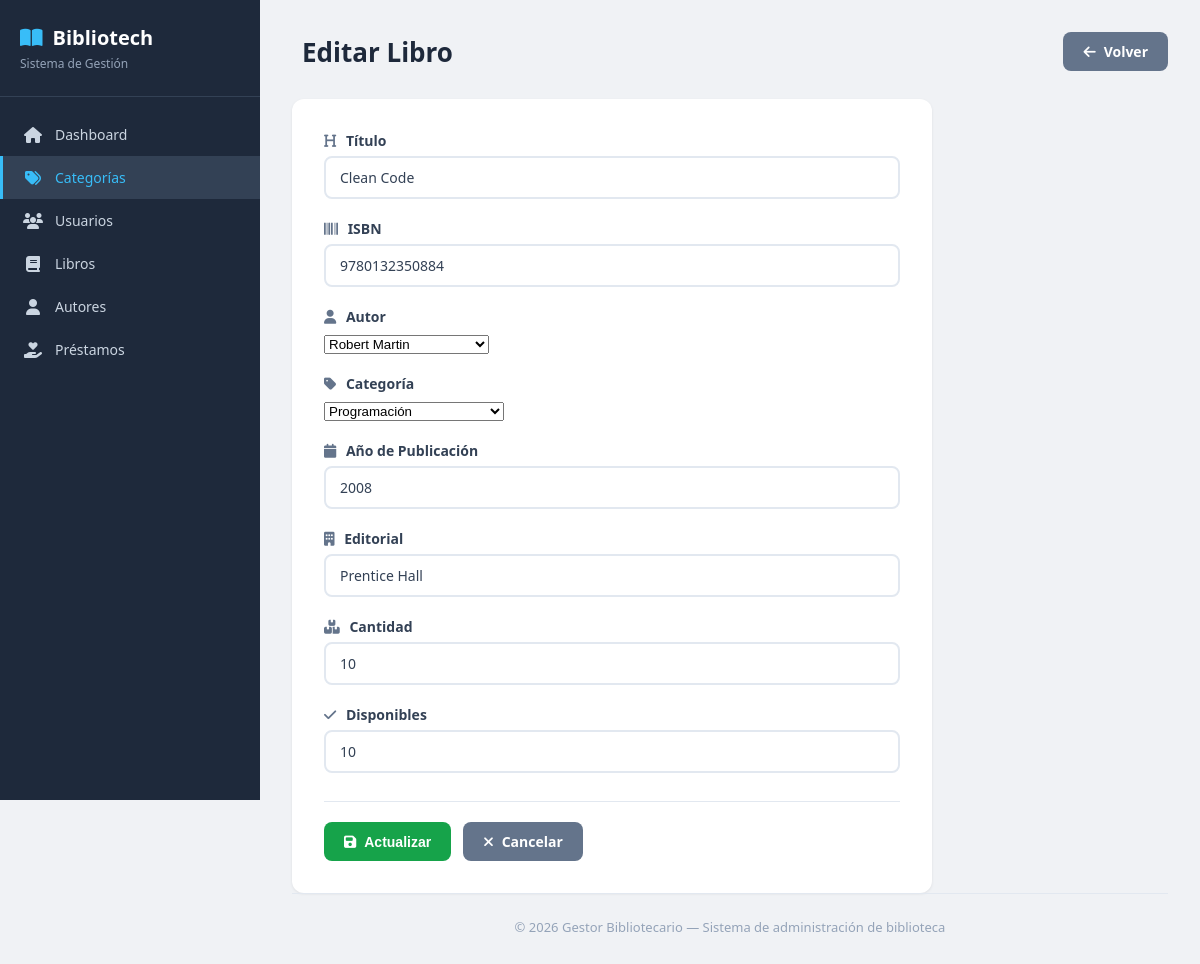
The page /libros/edit.php?id=1 on the database its author committed.
### tables this page shows
CREATE TABLE libros (
    id INT AUTO_INCREMENT PRIMARY KEY,
    titulo VARCHAR(200) NOT NULL,
    isbn VARCHAR(20) NOT NULL UNIQUE,
    anio_publicacion YEAR,
    editorial VARCHAR(150),
    cantidad INT NOT NULL DEFAULT 0,
    disponibles INT NOT NULL DEFAULT 0,
    id_categoria INT NOT NULL,
    fecha_registro TIMESTAMP DEFAULT CURRENT_TIMESTAMP,

    CONSTRAINT fk_libro_categoria
        FOREIGN KEY (id_categoria)
        REFERENCES categorias(id)
);

CREATE TABLE libro_autor (
    id_libro INT NOT NULL,
    id_autor INT NOT NULL,

    PRIMARY KEY (id_libro, id_autor),

    CONSTRAINT fk_la_libro
        FOREIGN KEY (id_libro)
        REFERENCES libros(id)
        ON DELETE CASCADE,

    CONSTRAINT fk_la_autor
        FOREIGN KEY (id_autor)
        REFERENCES autores(id)
        ON DELETE CASCADE
);

CREATE TABLE autores (
    id INT AUTO_INCREMENT PRIMARY KEY,
    nombre VARCHAR(100) NOT NULL,
    apellido VARCHAR(100) NOT NULL,
    nacionalidad VARCHAR(100),
    fecha_nacimiento DATE
);

CREATE TABLE categorias (
    id INT AUTO_INCREMENT PRIMARY KEY,
    nombre VARCHAR(100) NOT NULL UNIQUE,
    descripcion TEXT
);

### libros/edit.php (the view, shortened to what this page needs)
<?php
    require_once "../config/connection.php";
    $id = intval($_GET["id"] ?? 0);
    $stmt = $conn->prepare("SELECT * FROM libros WHERE id = ?");
    $stmt->bind_param("i", $id);
    $stmt->execute();
    $result = $stmt->get_result();
    $libro = $result->fetch_assoc();
    $stmt_libro_autor = $conn->prepare("SELECT id_autor FROM libro_autor WHERE id_libro = ? LIMIT 1");
    $stmt_libro_autor->bind_param("i", $id);
    $stmt_libro_autor->execute();
    $result_libro_autor = $stmt_libro_autor->get_result();
    $libro_autor = $result_libro_autor->fetch_assoc();
    $autor_id = $libro_autor ? $libro_autor['id_autor'] : 0;
    $stmt_autores = $conn->prepare("SELECT id, nombre, apellido FROM autores ORDER BY nombre");
    $stmt_autores->execute();
    $result_autores = $stmt_autores->get_result();
    $stmt_categorias = $conn->prepare("SELECT id, nombre FROM categorias ORDER BY nombre");
    $stmt_categorias->execute();
    $result_categorias = $stmt_categorias->get_result();
?>
<?php include_once "../includes/header.php";  ?>
<div class="page-header">
    <h1><i class="fas fa-book-edit"></i> Editar Libro</h1>
    <a href="index.php" class="btn btn-secondary">
        <i class="fas fa-arrow-left"></i> Volver
    </a>
</div>
<div class="card">
    <form action="update.php" method="POST">
        <div class="form-group">
            <label><i class="fas fa-heading"></i> Título</label>
            <input type="text" name="titulo" value="<?= htmlspecialchars($libro['titulo']) ?>" required>
        </div>
        <div class="form-group">
            <label><i class="fas fa-barcode"></i> ISBN</label>
            <input type="text" name="isbn" value="<?= htmlspecialchars($libro['isbn']) ?>" required>
        </div>
        <div class="form-group">
            <label><i class="fas fa-user"></i> Autor</label>
            <select name="autor_id" required>
                <?php while ($autor = $result_autores->fetch_assoc()): ?>
                    <option value="<?= $autor['id'] ?>" <?= $autor['id'] == $autor_id ? 'selected' : '' ?>>
                        <?= htmlspecialchars($autor['nombre'] . ' ' . $autor['apellido']) ?>
                    </option>
                <?php endwhile; ?>
            </select>
        </div>
        <div class="form-group">
            <label><i class="fas fa-tag"></i> Categoría</label>
            <select name="categoria_id" required>
                <?php while ($categoria = $result_categorias->fetch_assoc()): ?>
                    <option value="<?= $categoria['id'] ?>" <?= $categoria['id'] == $libro['id_categoria'] ? 'selected' : '' ?>>
                        <?= htmlspecialchars($categoria['nombre']) ?>
                    </option>
                <?php endwhile; ?>
            </select>
        </div>
        <div class="form-group">
            <label><i class="fas fa-calendar"></i> Año de Publicación</label>
            <input type="number" name="anio_publicacion" value="<?= $libro['anio_publicacion'] ?>" min="1000" max="2099">
        </div>
        <div class="form-group">
            <label><i class="fas fa-building"></i> Editorial</label>
            <input type="text" name="editorial" value="<?= htmlspecialchars($libro['editorial']) ?>">
        </div>
        <div class="form-group">
            <label><i class="fas fa-boxes"></i> Cantidad</label>
            <input type="number" name="cantidad" value="<?= $libro['cantidad'] ?>" min="1" required>
        </div>
        <div class="form-group">
            <label><i class="fas fa-check"></i> Disponibles</label>
            <input type="number" name="disponibles" value="<?= $libro['disponibles'] ?>" min="0" required>
        </div>
        <div class="form-actions">
            <button type="submit" class="btn btn-success">
                <i class="fas fa-save"></i> Actualizar
            </button>
            <a href="index.php" class="btn btn-secondary">
                <i class="fas fa-times"></i> Cancelar
            </a>
        </div>
    </form>
</div>
<?php include_once "../includes/footer.php"; ?>

### assets/css/style.css (style rules this page uses)
* { margin: 0; padding: 0; box-sizing: border-box; }
body { font-family: 'Segoe UI', Tahoma, Geneva, Verdana, sans-serif; background: #f0f2f5; color: #333; display: flex; min-height: 100vh; }
.page-header { display: flex; justify-content: space-between; align-items: center; margin-bottom: 28px; }
.page-header h1 { font-size: 26px; font-weight: 700; color: #1e293b; display: flex; align-items: center; gap: 10px; }
.btn { display: inline-flex; align-items: center; gap: 8px; padding: 10px 20px; border: none; border-radius: 8px; font-size: 14px; font-weight: 600; cursor: pointer; text-decoration: none; transition: all 0.2s; }
.btn-success { background: #16a34a; color: #fff; }
.btn-secondary { background: #64748b; color: #fff; }
.card { background: #fff; border-radius: 12px; box-shadow: 0 1px 3px rgba(0, 0, 0, 0.08); padding: 32px; max-width: 640px; }
.form-group { margin-bottom: 20px; }
.form-group label { display: block; font-size: 14px; font-weight: 600; color: #334155; margin-bottom: 6px; }
.form-group label i { margin-right: 6px; color: #64748b; }
.form-group input, .form-group textarea { width: 100%; padding: 10px 14px; border: 2px solid #e2e8f0; border-radius: 8px; font-size: 14px; color: #334155; transition: border-color 0.2s; font-family: inherit; }
.form-actions { display: flex; gap: 12px; margin-top: 28px; padding-top: 20px; border-top: 1px solid #e2e8f0; }

### rows shown on the page
libros: titulo "Clean Code", isbn "9780132350884", categoria_id "Programación", anio_publicacion "2008", editorial "Prentice Hall", cantidad "10", disponibles "10"
libro_autor: autor_id "Robert Martin"
